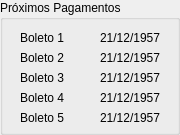
       <widget class="QGroupBox" name="VendasDiarias">
        <property name="title">
         <string>Próximos Pagamentos</string>
        </property>
        <widget class="QLabel" name="label_8">
         <property name="geometry">
          <rect>
           <x>20</x>
           <y>30</y>
           <width>71</width>
           <height>16</height>
          </rect>
         </property>
         <property name="text">
          <string>Boleto 1</string>
         </property>
        </widget>
        <widget class="QLabel" name="label_9">
         <property name="geometry">
          <rect>
           <x>20</x>
           <y>50</y>
           <width>71</width>
           <height>16</height>
          </rect>
         </property>
         <property name="text">
          <string>Boleto 2</string>
         </property>
        </widget>
        <widget class="QLabel" name="label_10">
         <property name="geometry">
          <rect>
           <x>20</x>
           <y>70</y>
           <width>71</width>
           <height>16</height>
          </rect>
         </property>
         <property name="text">
          <string>Boleto 3</string>
         </property>
        </widget>
        <widget class="QLabel" name="label_11">
         <property name="geometry">
          <rect>
           <x>20</x>
           <y>90</y>
           <width>71</width>
           <height>16</height>
          </rect>
         </property>
         <property name="text">
          <string>Boleto 4</string>
         </property>
        </widget>
        <widget class="QLabel" name="label_12">
         <property name="geometry">
          <rect>
           <x>20</x>
           <y>110</y>
           <width>71</width>
           <height>16</height>
          </rect>
         </property>
         <property name="text">
          <string>Boleto 5</string>
         </property>
        </widget>
        <widget class="QLabel" name="label_13">
         <property name="geometry">
          <rect>
           <x>100</x>
           <y>30</y>
           <width>71</width>
           <height>16</height>
          </rect>
         </property>
         <property name="text">
          <string>21/12/1957</string>
         </property>
        </widget>
        <widget class="QLabel" name="label_14">
         <property name="geometry">
          <rect>
           <x>100</x>
           <y>50</y>
           <width>71</width>
           <height>16</height>
          </rect>
         </property>
         <property name="text">
          <string>21/12/1957</string>
         </property>
        </widget>
        <widget class="QLabel" name="label_15">
         <property name="geometry">
          <rect>
           <x>100</x>
           <y>70</y>
           <width>71</width>
           <height>16</height>
          </rect>
         </property>
         <property name="text">
          <string>21/12/1957</string>
         </property>
        </widget>
        <widget class="QLabel" name="label_16">
         <property name="geometry">
          <rect>
           <x>100</x>
           <y>90</y>
           <width>71</width>
           <height>16</height>
          </rect>
         </property>
         <property name="text">
          <string>21/12/1957</string>
         </property>
        </widget>
        <widget class="QLabel" name="label_17">
         <property name="geometry">
          <rect>
           <x>100</x>
           <y>110</y>
           <width>71</width>
           <height>16</height>
          </rect>
         </property>
         <property name="text">
          <string>21/12/1957</string>
         </property>
        </widget>
       </widget>
